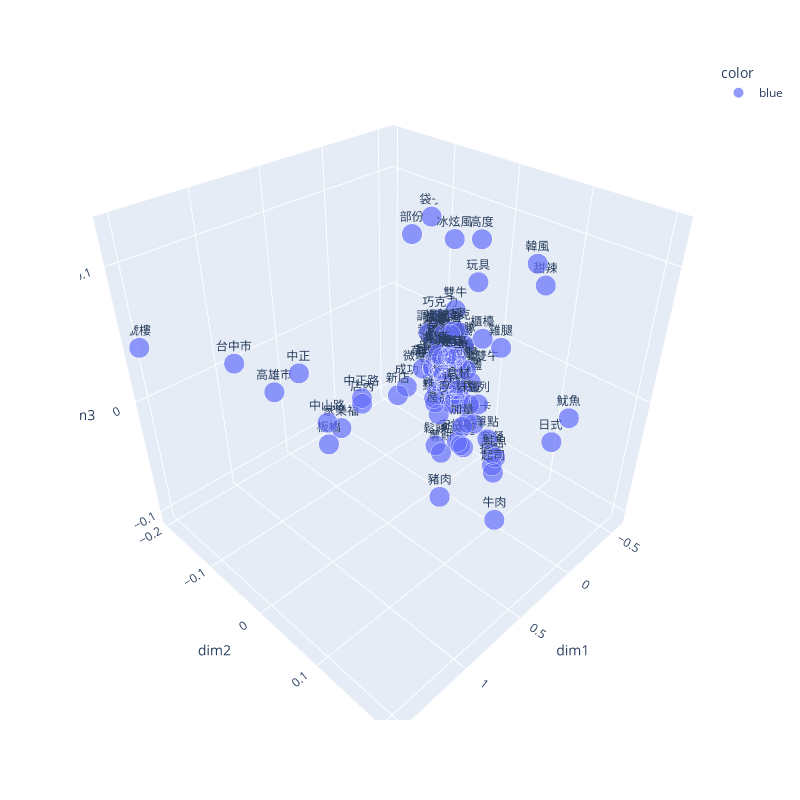

Notebook code cell kept with this figure:
### Markdown cell above
3D 散狀圖

### Code cell
new_feat = reduceDim(feat,dim = 3,method = 'PCA' )
print(new_feat.shape)
word_df = pd.DataFrame({
    "word":sample_words,
    "dim1":new_feat[:,0],
    "dim2":new_feat[:,1],
    "dim3":new_feat[:,2],
})
plotScatter3D(word_df)

### Figure 1 — Plotly figure (JSON) as saved in the notebook; plotly's stock layout.template omitted (floating-point values rounded to 4 significant figures; data arrays with more than 128 entries replaced by an {"elided": "..."} marker saying what was removed)
{"data": [{"hovertemplate": "color=blue<br>dim1=%{x}<br>dim2=%{y}<br>dim3=%{z}<br>size=%{marker.size}<br>word=%{text}<extra></extra>", "legendgroup": "blue", "marker": {"color": "#636efa", "size": {"elided": "150 float values"}, "sizemode": "area", "sizeref": 0.00125, "symbol": "circle"}, "mode": "markers+text", "name": "blue", "scene": "scene", "showlegend": true, "text": {"elided": "150 str values"}, "type": "scatter3d", "x": {"elided": "150 float values"}, "y": {"elided": "150 float values"}, "z": {"elided": "150 float values"}}], "layout": {"height": 800, "legend": {"itemsizing": "constant", "title": {"text": "color"}, "tracegroupgap": 0}, "margin": {"t": 60}, "scene": {"domain": {"x": [0, 1], "y": [0, 1]}, "xaxis": {"title": {"text": "dim1"}}, "yaxis": {"title": {"text": "dim2"}}, "zaxis": {"title": {"text": "dim3"}}}, "width": 800}}
